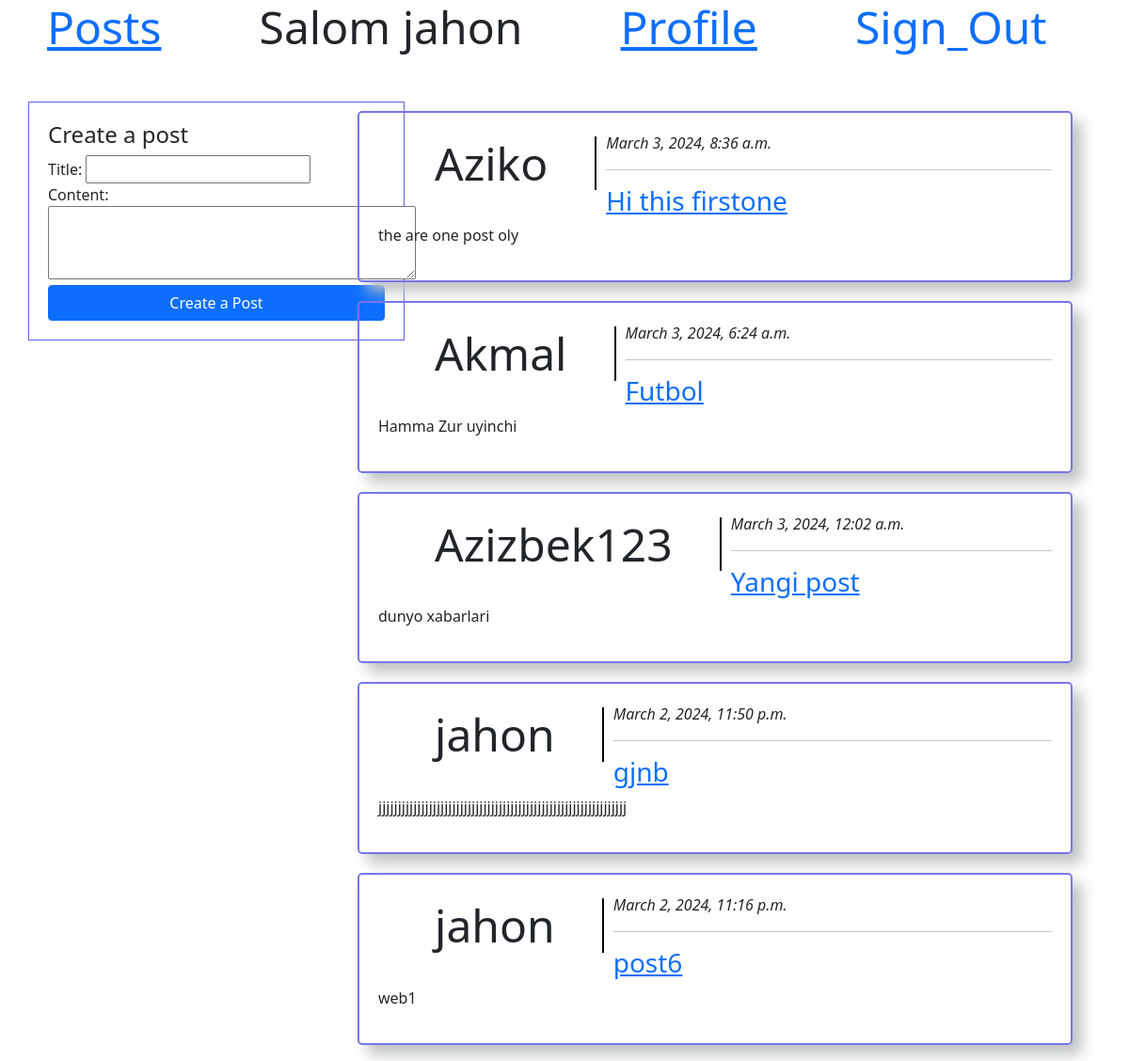
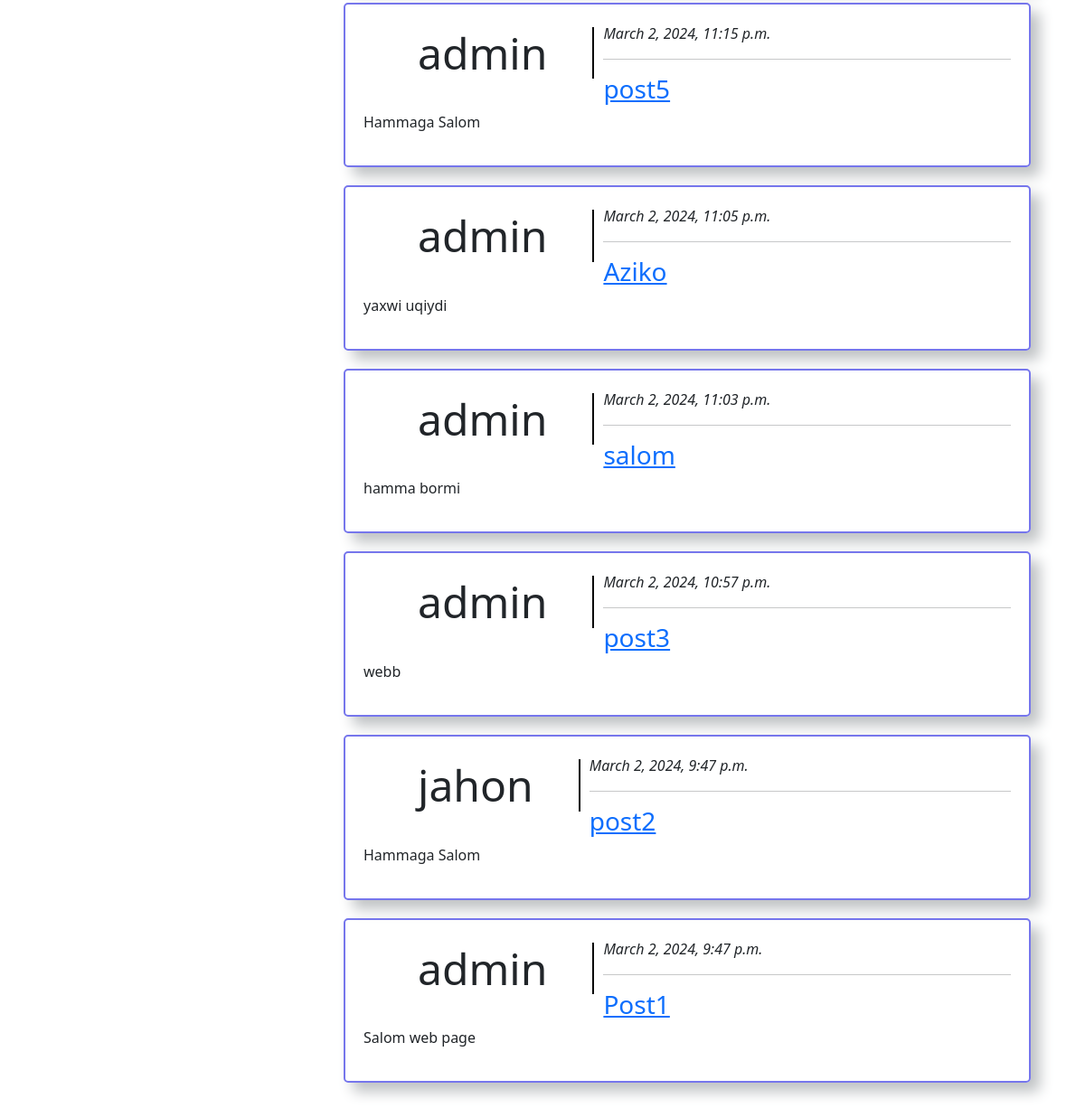
The page /posts (signed in) on the database its author committed (2 pictures, top to bottom).
### mainapp/models.py (models this page shows, shortened)
class Posts(models.Model):
    title = models.CharField(max_length = 200)
    content = models.TextField()
    author = models.ForeignKey(User, on_delete = models.CASCADE)
    created = models.DateTimeField(auto_now_add=True)

### mainapp/views.py (the view)
# urls.py: path('posts', posts, name='posts'),
def posts(request):
    if request.method == "POST":
        form = PostForm(request.POST)
        if form.is_valid():
            instance = form.save(commit=False)
            instance.author = request.user
            instance.save()
            return redirect('posts')
    else:
        form=PostForm()
    obj = Posts.objects.all().order_by('-created')
    data = {
        'obj': obj,
        'form':form
    }
    return render(request, 'posts.html', data)

### mainapp/forms.py
class PostForm(forms.ModelForm):
    content = forms.CharField(widget=forms.Textarea(attrs={"rows":"3"}))
    class Meta:
        model = Posts
        fields = ['title', 'content']

### templates/posts.html (shortened to what this page needs)
{% extends 'base.html' %}
{% block content %}
<div class="bosh">
    <div class="create_post">
        <form action="" method="post">
            <h4>Create a post</h4>
            {{form}}
            <input type="submit" class="btn btn-primary  registerbutton" value="Create a Post">
        </form>
    </div>
    <div class="posts">
      {% for el in obj %}
            <div class="element">
                <div class="user"><h5>{{el.author}}</h5></div>
                <p><i>{{el.created}}</i></p>
                <hr>
                <h3><a href="{% url 'edit' el.pk %}">{{el.title}}</a></h3>
                <p>{{el.content}}</p>
            </div>
      {% endfor %}
    </div>
</div>
{% endblock %}

### static/style.css (style rules this page uses)
body { background-color: rgb(255, 255, 255); }
h5 { font-size:48px; display: inline-flex; margin: 0 50px; }
.registerbutton { width: 100%; }
.bosh { width: 100%; position: relative; }
.create_post { position: absolute; top: 0px; left: 0; width: 400px; display: inline-block; margin: 50px 30px; padding: 20px; border: 1px solid rgb(97, 97, 223); }
.posts { position: absolute; right: 0; display: inline-block; width: 800px; height: auto; margin: 20px 40px; padding: 20px; }
.element { border-radius: 5px; border: 2px solid rgb(118, 118, 236); box-shadow: 10px 10px 15px rgb(191, 194, 196); padding: 20px; margin: 20px 0px; }
.user { float: left; height: 100%; margin: 5px 10px; border-right: 2px solid black; }

### rows shown on the page
Posts: author "Aziko", created "March 3, 2024, 8:36 a.m.", title "Hi this firstone", content "the are one post oly"
Posts: author "Akmal", created "March 3, 2024, 6:24 a.m.", title "Futbol", content "Hamma Zur uyinchi"
Posts: author "Azizbek123", created "March 3, 2024, 12:02 a.m.", title "Yangi post", content "dunyo xabarlari"
Posts: author "jahon", created "March 2, 2024, 11:50 p.m.", title "gjnb", content "jjjjjjjjjjjjjjjjjjjjjjjjjjjjjjjjjjjjjjjjjjjjjjjjjjjjjjjjjjjjjjjj"
Posts: author "jahon", created "March 2, 2024, 11:16 p.m.", title "post6", content "web1"
Posts: author "admin", created "March 2, 2024, 11:15 p.m.", title "post5", content "Hammaga Salom"
Posts: author "admin", created "March 2, 2024, 11:05 p.m.", title "Aziko", content "yaxwi uqiydi"
Posts: author "admin", created "March 2, 2024, 11:03 p.m.", title "salom", content "hamma bormi"
Posts: author "admin", created "March 2, 2024, 10:57 p.m.", title "post3", content "webb"
Posts: author "jahon", created "March 2, 2024, 9:47 p.m.", title "post2", content "Hammaga Salom"
Posts: author "admin", created "March 2, 2024, 9:47 p.m.", title "Post1", content "Salom web page"
